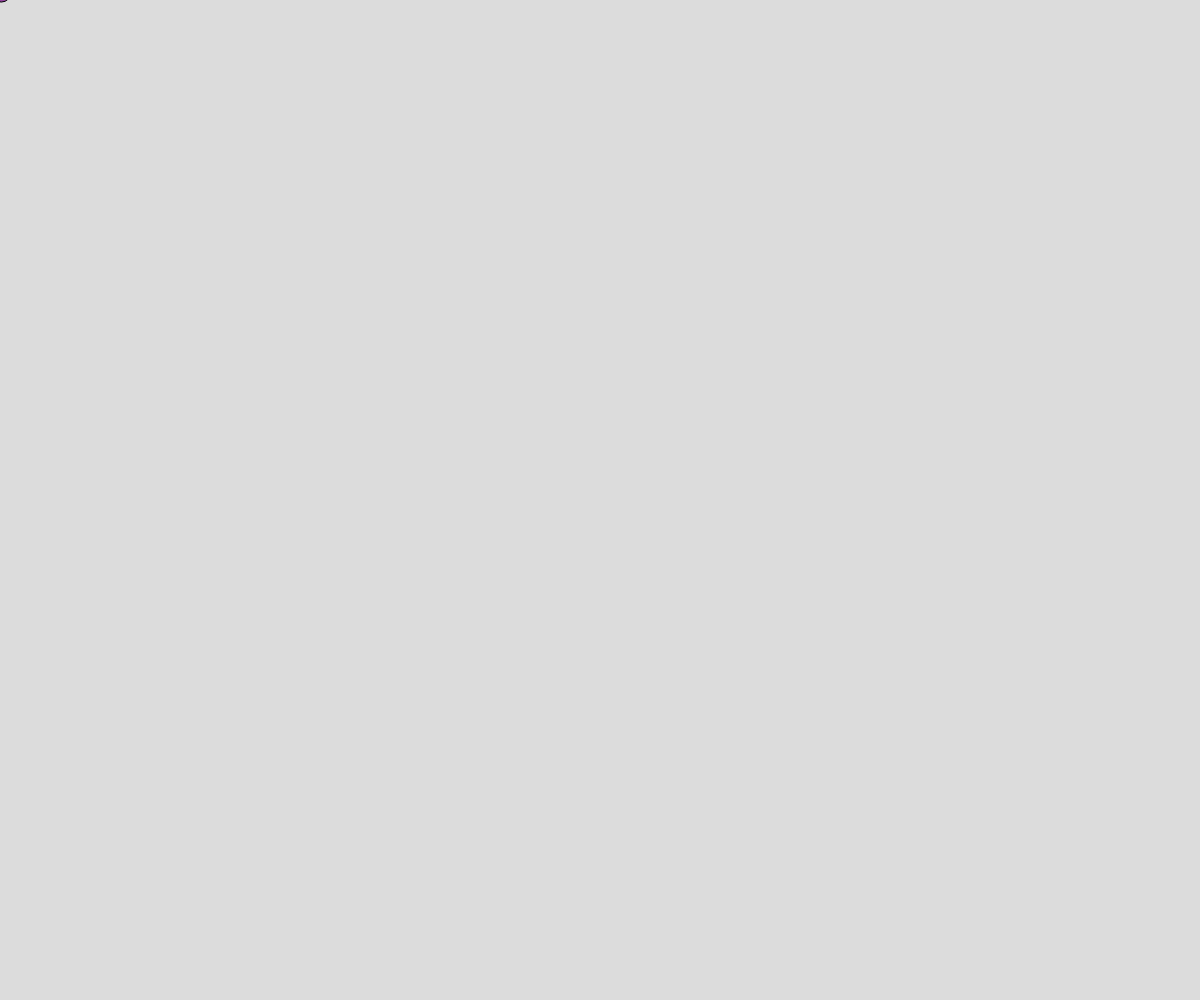
Frame 1 (no input)
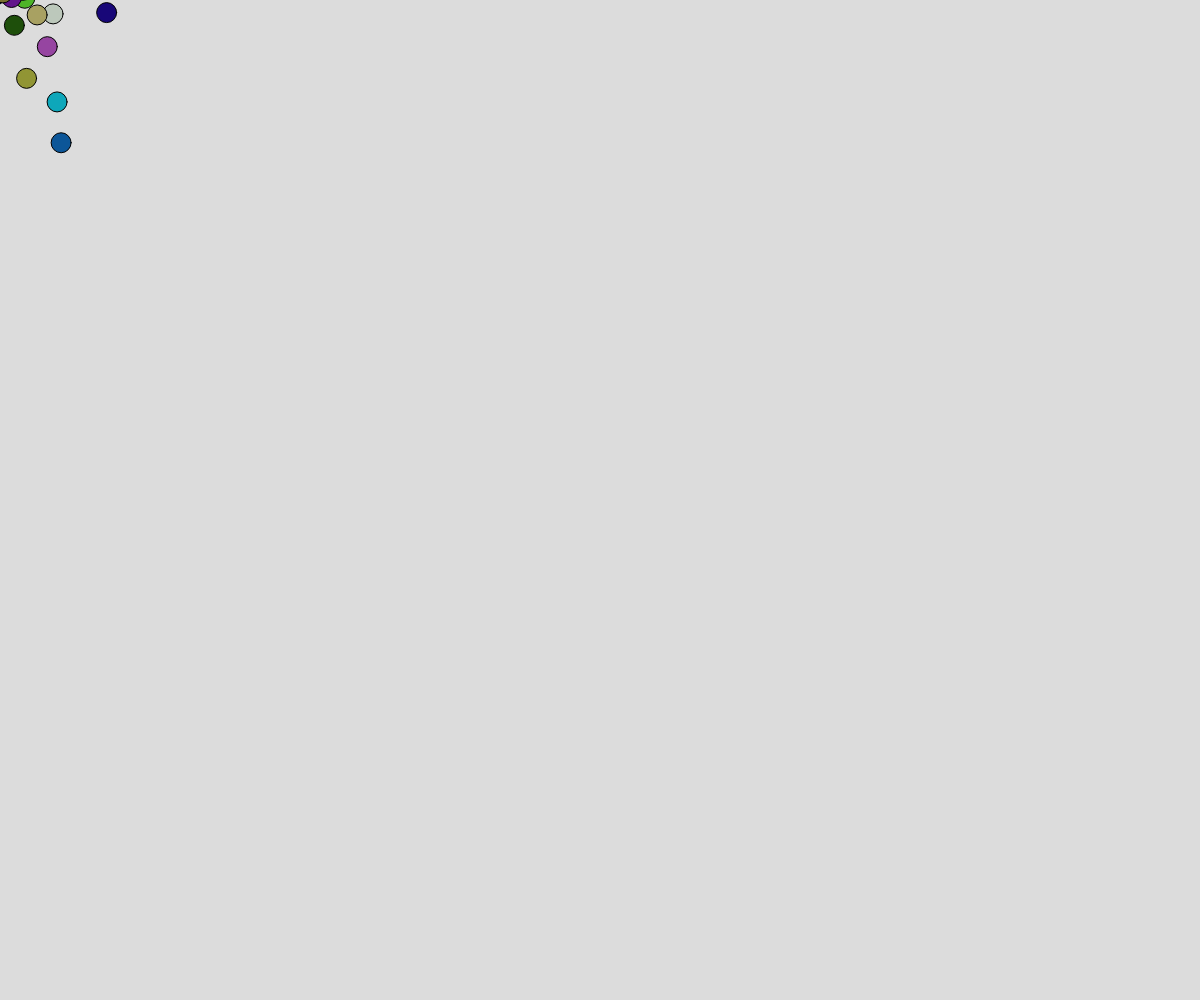
Frame 60 (no input)
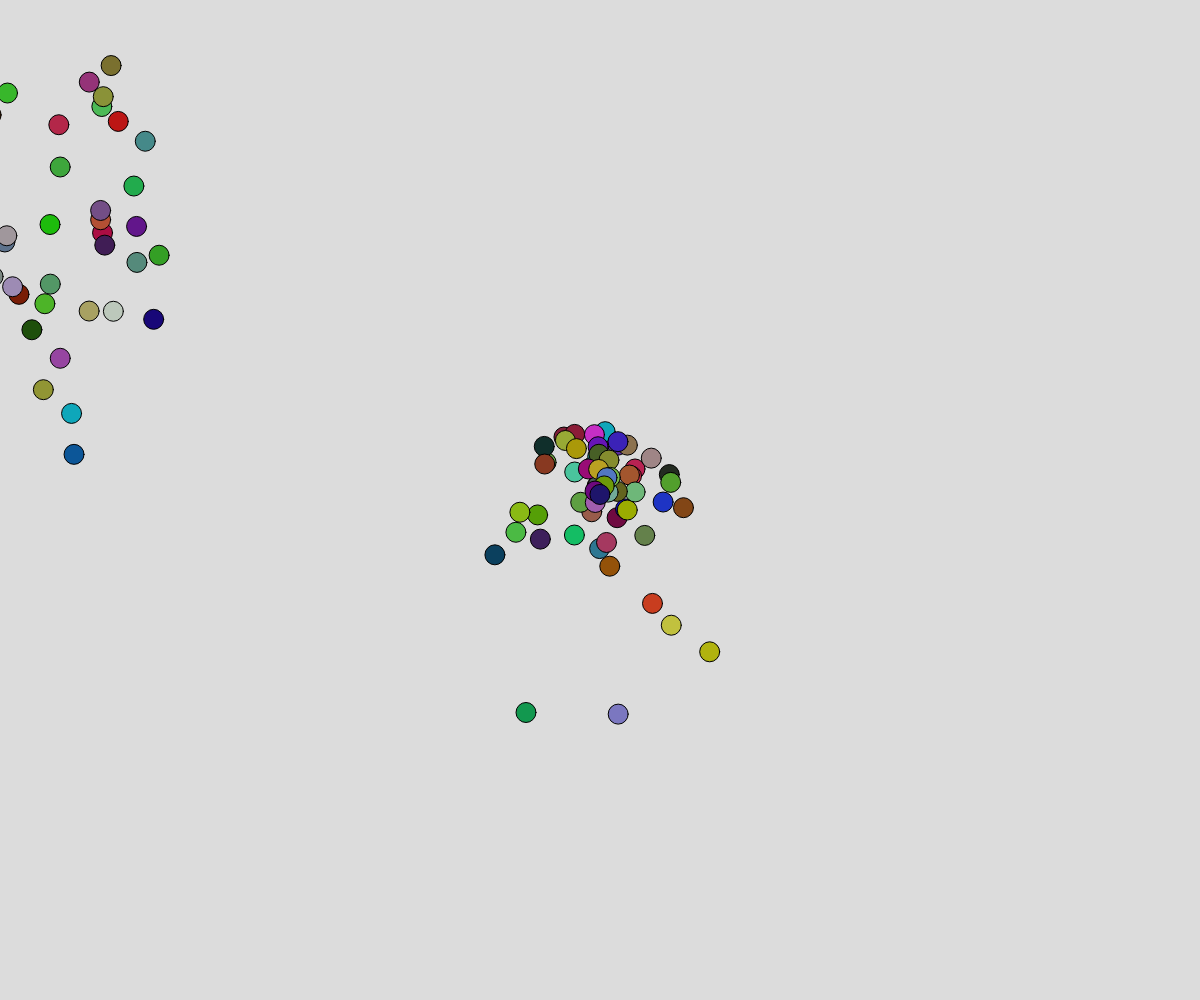
Frame 120 (the mouse pressed at the canvas centre since frame 60)

The p5.js sketch that drew these frames (run headless with seeded random() and noise() and a simulated clock; from frame 60 on, the mouse is pressed at the canvas centre):

// p5.js sketch
// ── sketch.js
// Vector Demo
// Srushti Vyas
// Dec 7, 2021
// First look at vectors for velocity and acceleration

let movers = [];

function setup() {
  createCanvas(windowWidth, windowHeight);
}

function mousePressed(){
  movers.push(new Mover (mouseX, mouseY));
}

function draw() {
  background(220);

  movers.push(new Mover(mouseX,mouseY));
  //enhanced for loop
  for(let i = 0; i < movers.length; i++){
    let m = movers[i];
    m.move();
    m.display();

    if(!m.isAlive()){
      movers.splice(i, 1);
      i--;
    }

    //What about removal?
  }
}


class Mover{
  //constructor and properties
  constructor(x, y){
    this.size = 20;
    this.position = createVector(x,y);
    this.velocity = createVector(random(-3,3),random(-10,-1));
    this.acceleration = createVector(0,0.2);
    this.c = color(random(200), random(200), random(200));
    this.alive = true;
  }

  move(){
    //update velocity
    this.velocity.add(this.acceleration);
    this.position.add(this.velocity);
    this.velocity.limit(5);  //max vel of 5 pxl/frame
    if(this.position.y > height){
      this.alive = false;
    }
  }

  display(){
    fill(this.c);
    push();
    translate(this.position.x, this.position.y);
    circle(0,0,this.size);
    pop();

     

  }

  isAlive(){ // can be used directly in an if statement or a for loop
    return this.alive;
  }


}
